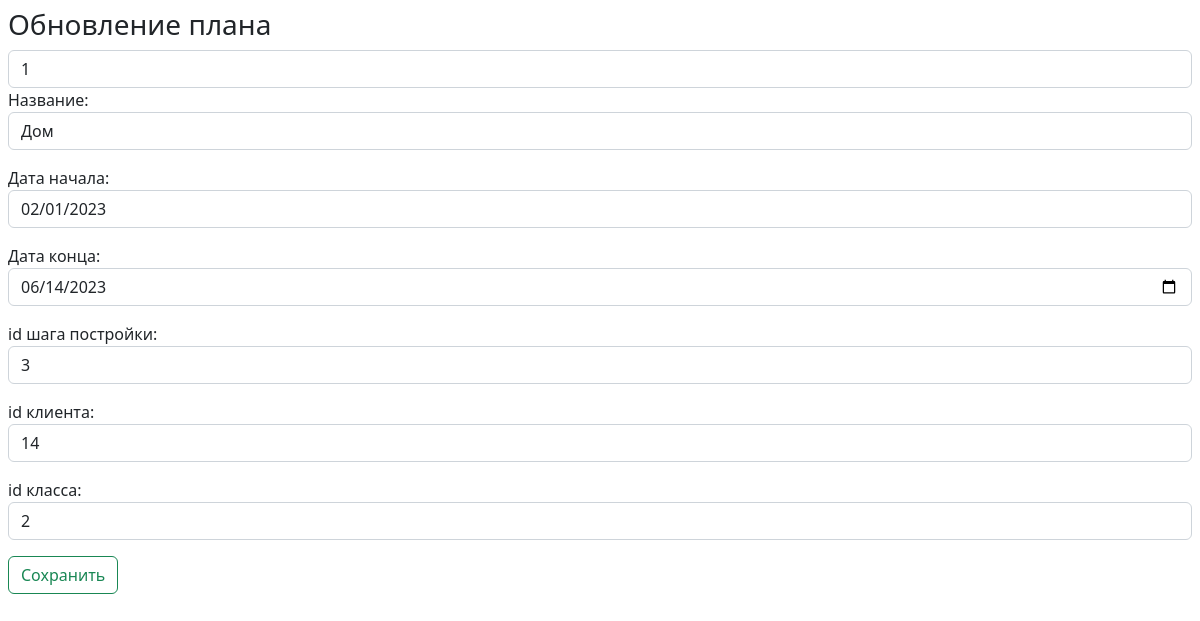
The app's page /app/post/update/update_plan.php?id=1 with its own data.
### tables this page shows
CREATE TABLE `planing` (
  `id` int(11) NOT NULL,
  `name` varchar(45) NOT NULL,
  `date_start` date NOT NULL,
  `date_end` date DEFAULT NULL,
  `id_step` int(11) DEFAULT NULL,
  `id_client` int(11) UNSIGNED DEFAULT NULL,
  `id_class` int(11) DEFAULT NULL
);

### app/post/update/update_plan.php (the view, shortened to what this page needs)
<?php
include 'connect.php';
?>
<!DOCTYPE html>
<html>
<head>
    <link href="https://cdn.jsdelivr.net/npm/bootstrap@5.2.3/dist/css/bootstrap.min.css" rel="stylesheet">
</head>
<body>
    <?php
    if ($_SERVER["REQUEST_METHOD"] === "GET" && isset($_GET["id"])) {
        $id = $conn->real_escape_string($_GET["id"]);
        $sql = "SELECT * FROM planing WHERE id = '$id'";
        if ($result = $conn->query($sql)) {
            if ($result->num_rows > 0) {
                foreach ($result as $row) {
                    $name = $row["name"];
                    $date_start = $row["date_start"];
                    $date_end = $row["date_end"];
                    $id_class = $row["id_class"];
                    $id_client = $row["id_client"];
                    $id_step = $row["id_step"];
                }
                echo "<div class='cintainer my-2 mx-2'><h3>Обновление плана</h3>
                <form method='post'>
                    <input type='text' class='form-control' aria-label='Sizing example input' aria-describedby='inputGroup-sizing-default' name='id' value='$id' readonly />
                    <p>Название:
                    <input type='text' class='form-control' aria-label='Sizing example input' aria-describedby='inputGroup-sizing-default' name='name' value='$name'  /></p>
                    <p>Дата начала:
                    <input type='date'  class='form-control' aria-label='Sizing example input' aria-describedby='inputGroup-sizing-default'  name='date_start' value='$date_start' readonly/></p>
                    <p>Дата конца:
                    <input type='date'  class='form-control' aria-label='Sizing example input' aria-describedby='inputGroup-sizing-default'  name='date_end' value='$date_end' /></p>
                    <p>id шага постройки:
                    <input type='number'  class='form-control' aria-label='Sizing example input' aria-describedby='inputGroup-sizing-default'  name='id_step' value='$id_step' /></p>
                    <p>id клиента:
                    <input type='number'  class='form-control' aria-label='Sizing example input' aria-describedby='inputGroup-sizing-default'  name='id_client' value='$id_client' /></p>
                    <p>id класса:
                    <input type='number'  class='form-control' aria-label='Sizing example input' aria-describedby='inputGroup-sizing-default'  name='id_class' value='$id_class' /></p>
                    <input type='submit' class='btn btn-outline-success' value='Сохранить'>
                </form></div>";
            } else {
                echo "<div>План не найден</div>";
            }
        } else {
            echo "Ошибка: " . $conn->error;
        }
    } else {
        echo "Некорректные данные";
    }
    ?>
</body>
</html>

### records on screen
planing: name "Дом", date_start "02/01/2023", date_end "06/14/2023", id_step "3", id_client "14", id_class "2"
